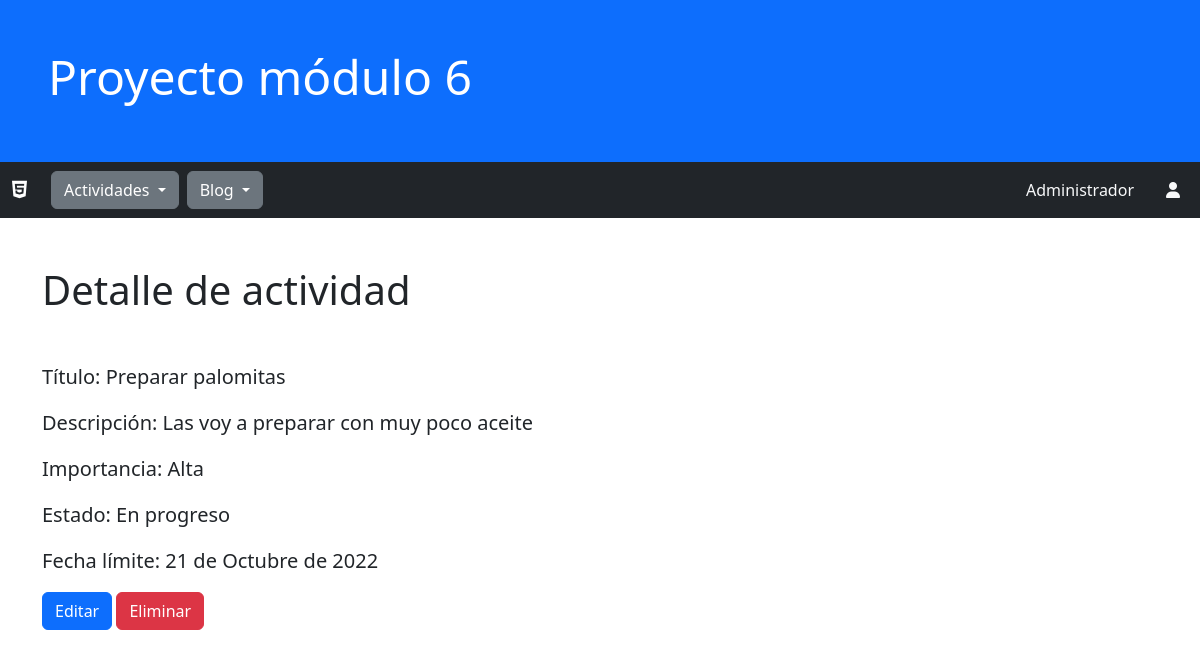
Page /detalle/1/ on the earlier database version.
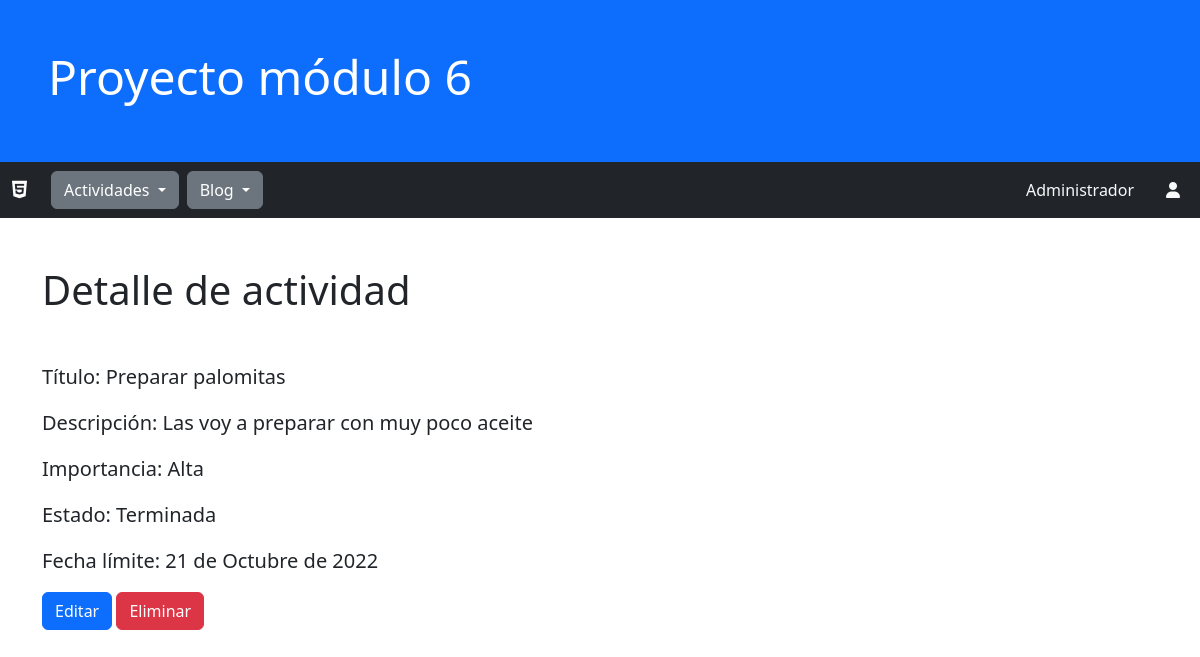
Same page on the later database version.
### actividades/models.py (models this page shows, shortened)
class Actividad(models.Model):
    titulo = models.CharField(max_length=256, null=False, verbose_name="título")
    descripcion = models.TextField(verbose_name="descripción")
    fecha_inicio = models.DateField()
    fecha_limite = models.DateField(verbose_name="fecha límite")
    importancia = models.ForeignKey(EtiquetaImportancia, on_delete=models.CASCADE)
    estado = models.ForeignKey(EtiquetaEstado, on_delete=models.CASCADE)
    fecha_creacion = models.DateTimeField(auto_now_add=True, verbose_name="fecha creación")
    fecha_actualizacion = models.DateTimeField(auto_now=True, verbose_name="fecha actualización")
    class Meta:
        verbose_name_plural="Actividades"
        ordering = ['fecha_creacion']

class EtiquetaEstado(models.Model):
    titulo = models.CharField(max_length=32, null=False, verbose_name="título")
    fecha_creacion = models.DateTimeField(auto_now_add=True, verbose_name="fecha creación")
    def __str__(self):
        return self.titulo
    class Meta:
        verbose_name_plural="Etiquetas de estado"

class EtiquetaImportancia(models.Model):
    titulo = models.CharField(max_length=32, null=False, verbose_name="título")
    fecha_creacion = models.DateTimeField(auto_now_add=True, verbose_name="fecha creación")
    def __str__(self):
        return self.titulo
    class Meta:
        verbose_name_plural="Etiquetas de importancia"

### actividades/views.py (the view)
# urls.py: path('detalle/<int:pk>/', views.ActividadesDetalle.as_view(), name='detalle' ),
class ActividadesDetalle(DetailView):
    model = Actividad
    template_name = 'actividades/detalle.html'

### actividades/templates/actividades/detalle.html (shortened to what this page needs)
{% extends 'actividades/base.html' %}
{% block contenido %}
<div class="container my-5">
    <h1 class="display-6">Detalle de actividad</h1>
</div>
<div class="container">
    <p class="lead"><strong>Título: </strong>{{actividad.titulo}}</p>
    <p class="lead"><strong>Descripción: </strong>{{actividad.descripcion}}</p>
    <p class="lead"><strong>Importancia: </strong>{{actividad.importancia}}</p>
    <p class="lead"><strong>Estado: </strong>{{actividad.estado}}</p>
    <p class="lead"><strong>Fecha límite: </strong>{{actividad.fecha_limite}}</p>
    <a class="btn btn-primary" href="{% url 'actividades:editar' actividad.id %}">Editar</a>
    <a class="btn btn-danger" href="{% url 'actividades:eliminar' actividad.id %}">Eliminar</a>
</div>
{% endblock %}

Differences in the rows shown:
changed Actividad "Preparar palomitas": estado "En progreso" → "Terminada"
